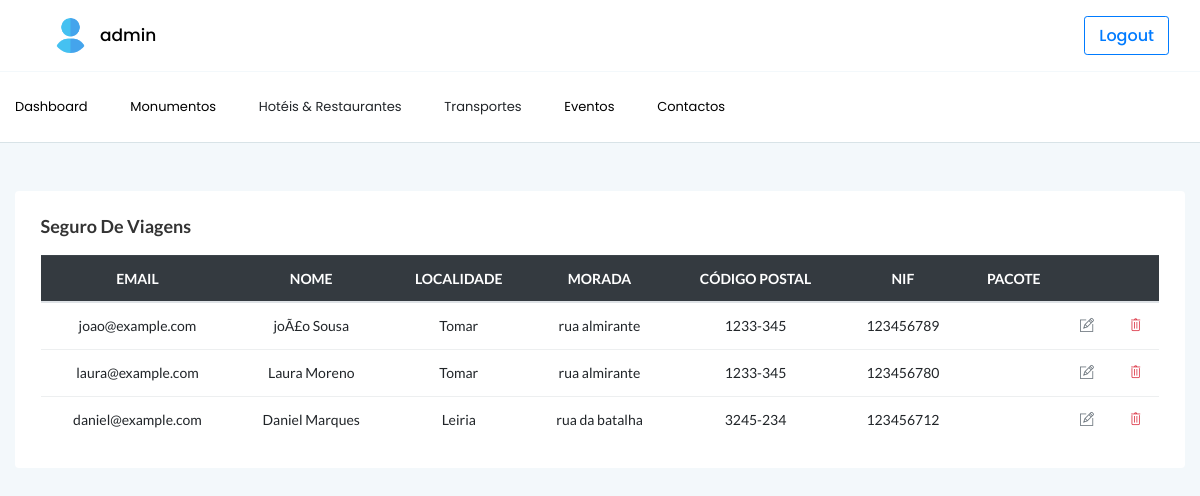
The app's page /dashboard/dashboardSeguro.php (signed in), older data.
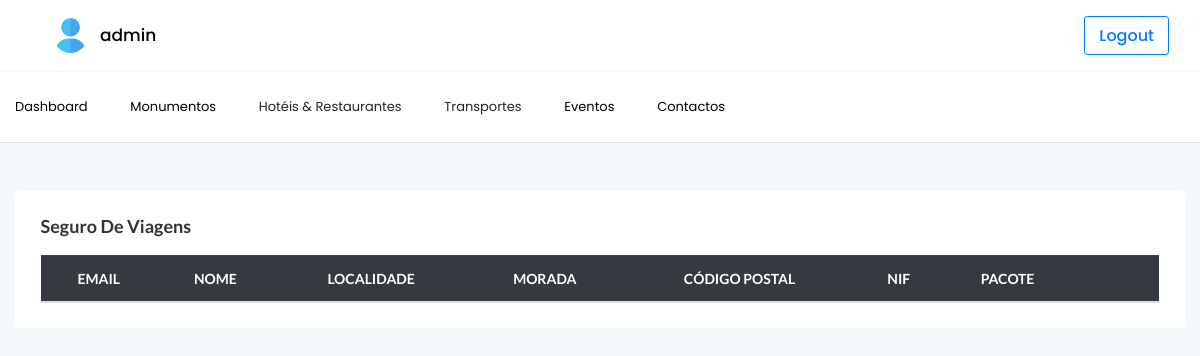
The same page, newer data.
### tables this page shows
create table Cliente (
IDcliente INT AUTO_INCREMENT,
nome_primeiro VARCHAR(25) NOT NULL,
nome_ultimo VARCHAR(25) NOT NULL,
email VARCHAR(150) NOT NULL,
rua VARCHAR(150) NOT NULL,
localidade VARCHAR(30) NOT NULL,
cpostal CHAR(8) NOT NULL,
nif INT UNSIGNED NOT NULL,
pacote  VARCHAR(30) NOT NULL,
CONSTRAINT pk_Cliente_IDcliente PRIMARY KEY(IDcliente),
CONSTRAINT unique_Cliente_email UNIQUE(email),
CONSTRAINT unique_Cliente_nif UNIQUE(nif)
);

### dashboard/dashboardSeguro.php (the view, shortened to what this page needs)
<?php
require_once '../conecao.php';
$query = "SELECT * FROM cliente ORDER BY IDcliente";
$result = mysqli_query($conn, $query);
?>
<!doctype html>
<html class="no-js" lang="en">
<head>
    <?php
    require_once 'dashboardHead.php';
    ?>
</head>
<body class="body-bg">
    <div class="horizontal-main-wrapper">
        <?php
        require_once 'dashboardNavbar.php';
        ?>
        <div class="main-content-inner">
            <div class="container">
                <div class="row">
                    <div class="col-lg-12 mt-5">
                        <div class="card">
                            <div class="card-body">
                                <h4 class="header-title">Seguro de Viagens</h4>
                                <div class="single-table">
                                    <div class="table-responsive">
                                        <table class="table table-hover text-center">
                                            <thead class="text-uppercase bg-dark">
                                                <tr class="text-white">
                                                    <th scope="col">Email</th>
                                                    <th scope="col">Nome</th>
                                                    <th scope="col">Localidade</th>
                                                    <th scope="col">Morada</th>
                                                    <th scope="col">Código Postal</th>
                                                    <th scope="col">NIF</th>
                                                    <th scope="col">Pacote</th>
                                                    <th scope="col"></th>
                                                    <th scope="col"></th>
                                                </tr>
                                            </thead>
                                            <tbody>
                                                <?php
                                                while ($row = $result->fetch_object()) {
                                                    echo "<tr>";
                                                    echo "<td>" . $row->email . "</td><td>" . $row->nome_primeiro . " " . $row->nome_ultimo . "</td>";
                                                    echo "<td>" . $row->localidade . "</td><td>" . $row->rua . "</td><td>" . $row->cpostal . "</td>";
                                                    echo "<td>" . $row->nif . "</td><td>" . $row->pacote . "</td>";
                                                    echo "<td><a href='editseguro.php?IDcliente=$row->IDcliente' class='text-secondary' name='edit'><i class='ti-pencil-alt'></i></a></td>";
                                                    echo "<td><a data-toggle='modal' data-target='#deleteseguro$row->IDcliente' class='text-danger' name='delete'><i class='ti-trash'></i></a></td>";
                                                    echo "</tr>";
                                                }
                                                ?>
                                            </tbody>
                                        </table>
                                    </div>
                                </div>
                            </div>
                        </div>
                    </div>
                </div>
            </div>
        </div>
    </div>
</body>
</html>

Row changes from the older to the newer data that the page shows:
removed cliente: email "joao@example.com", nome_primeiro "joÃ£o", nome_ultimo "Sousa", localidade "Tomar", rua "rua almirante", cpostal "1233-345", nif "123456789"
removed cliente: email "laura@example.com", nome_primeiro "Laura", nome_ultimo "Moreno", localidade "Tomar", rua "rua almirante", cpostal "1233-345", nif "123456780"
removed cliente: email "daniel@example.com", nome_primeiro "Daniel", nome_ultimo "Marques", localidade "Leiria", rua "rua da batalha", cpostal "3245-234", nif "123456712"
